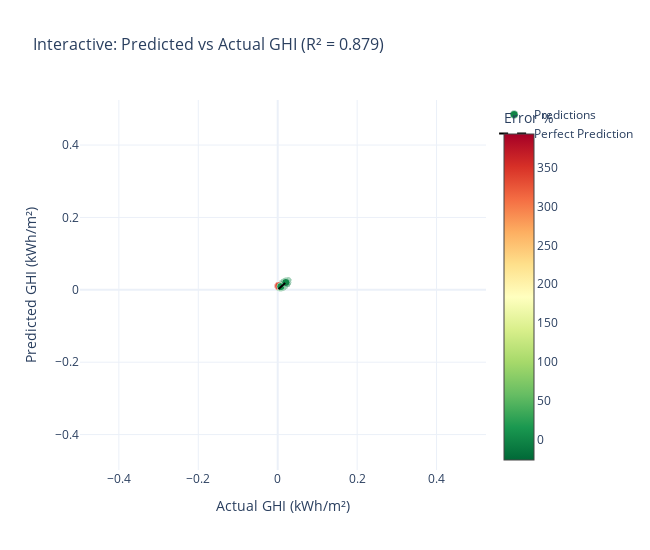

The notebook cell saved with this chart:
### Code cell
# Interactive Scatter Plot: Predicted vs Actual
fig = go.Figure()

# Add scatter points
fig.add_trace(go.Scatter(
    x=y_test.values,
    y=test_pred,
    mode='markers',
    name='Predictions',
    marker=dict(
        size=8,
        color=test_df['Error_Pct'],
        colorscale='RdYlGn_r',
        showscale=True,
        colorbar=dict(title='Error %'),
        line=dict(width=0.5, color='white')
    ),
    hovertemplate='<b>Data Point</b><br>Actual: %{x:.4f} kWh/m²<br>Predicted: %{y:.4f} kWh/m²<br>Error: %{customdata:.2f}%<extra></extra>',
    customdata=test_df['Error_Pct']
))

# Add perfect prediction line (y=x)
max_val = max(y_test.max(), test_pred.max())
min_val = min(y_test.min(), test_pred.min())
fig.add_trace(go.Scatter(
    x=[min_val, max_val],
    y=[min_val, max_val],
    mode='lines',
    name='Perfect Prediction',
    line=dict(color='black', width=2, dash='dash'),
    hoverinfo='skip'
))

fig.update_layout(
    title=f'Interactive: Predicted vs Actual GHI (R² = {test_r2:.3f})',
    title_font_size=16,
    xaxis_title='Actual GHI (kWh/m²)',
    yaxis_title='Predicted GHI (kWh/m²)',
    template='plotly_white',
    height=550,
    width=650,
    showlegend=True
)

fig.update_xaxes(range=[min_val-0.5, max_val+0.5])
fig.update_yaxes(range=[min_val-0.5, max_val+0.5])

fig.show()

### Figure 1 — Plotly figure (JSON) as saved in the notebook; plotly's stock layout.template omitted (floating-point values rounded to 4 significant figures; data arrays with more than 128 entries replaced by an {"elided": "..."} marker saying what was removed)
{"data": [{"customdata": {"elided": "215 float values"}, "hovertemplate": "<b>Data Point</b><br>Actual: %{x:.4f} kWh/m²<br>Predicted: %{y:.4f} kWh/m²<br>Error: %{customdata:.2f}%<extra></extra>", "marker": {"color": {"elided": "215 float values"}, "colorbar": {"title": {"text": "Error %"}}, "colorscale": [[0, "rgb(0,104,55)"], [0.1, "rgb(26,152,80)"], [0.2, "rgb(102,189,99)"], [0.3, "rgb(166,217,106)"], [0.4, "rgb(217,239,139)"], [0.5, "rgb(255,255,191)"], [0.6, "rgb(254,224,139)"], [0.7, "rgb(253,174,97)"], [0.8, "rgb(244,109,67)"], [0.9, "rgb(215,48,39)"], [1, "rgb(165,0,38)"]], "line": {"color": "white", "width": 0.5}, "showscale": true, "size": 8}, "mode": "markers", "name": "Predictions", "type": "scatter", "x": {"elided": "215 float values"}, "y": {"elided": "215 float values"}}, {"hoverinfo": "skip", "line": {"color": "black", "dash": "dash", "width": 2}, "mode": "lines", "name": "Perfect Prediction", "type": "scatter", "x": [0.00214, 0.02451], "y": [0.00214, 0.02451]}], "layout": {"height": 550, "showlegend": true, "title": {"font": {"size": 16}, "text": "Interactive: Predicted vs Actual GHI (R² = 0.879)"}, "width": 650, "xaxis": {"range": [-0.4979, 0.5245], "title": {"text": "Actual GHI (kWh/m²)"}}, "yaxis": {"range": [-0.4979, 0.5245], "title": {"text": "Predicted GHI (kWh/m²)"}}}}
